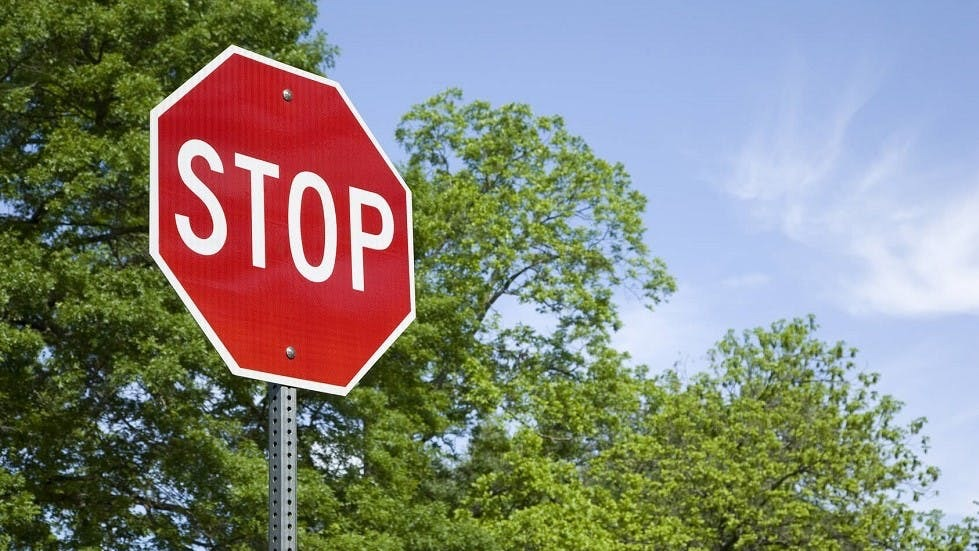
#> input picture dz_60/stop.jpg, 979 x 551 px
$ jupyter execute dz_60.ipynb
#> lines starting #> are read from the running program, lines starting #| are printed output that depends on the picture
[cell 1]
import cv2
import numpy as np
import matplotlib.pyplot as plt

[cell 2]
def imshow(title = 'Image', image=None, size = 15):
    w, h = image.shape[0], image.shape[1]
    aspect_ration = w/h
    plt.figure(figsize=(size*aspect_ration, size))
    plt.imshow(cv2.cvtColor(image, cv2.COLOR_BGR2RGB))
    plt.title(title)
    plt.show

## Оригінальне зображення

[cell 3]
img =  cv2.imread('stop.jpg')
#> img is the input picture: shape (551, 979, 3); mean B, G, R 123.1, 133.3, 133
imshow('dsfs',img)

## Градація сірого

[cell 4]
grey = cv2.cvtColor(img, cv2.COLOR_BGR2GRAY)
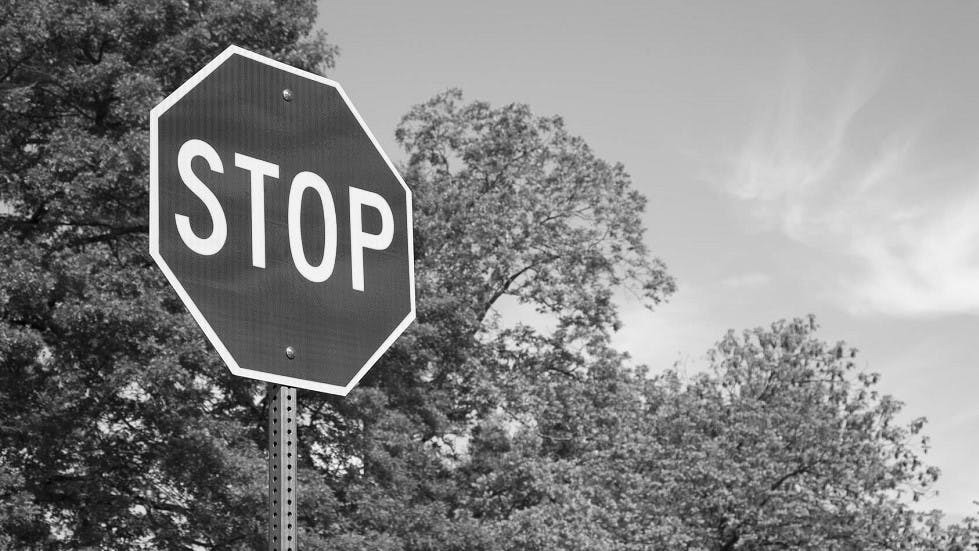
#> grey: shape (551, 979); min 0, max 255, mean 132
imshow('Градація сірого', grey)

## Фільтр Sobel

[cell 5]
kernel_X = np.array([[-1,0,1],[-2,0,2],[-1,0,1]])
kernel_y = np.array([[-1,-2,-1],[0,0,0],[1,2,1]])
adges_x = cv2.filter2D(grey,-1, kernel_X)
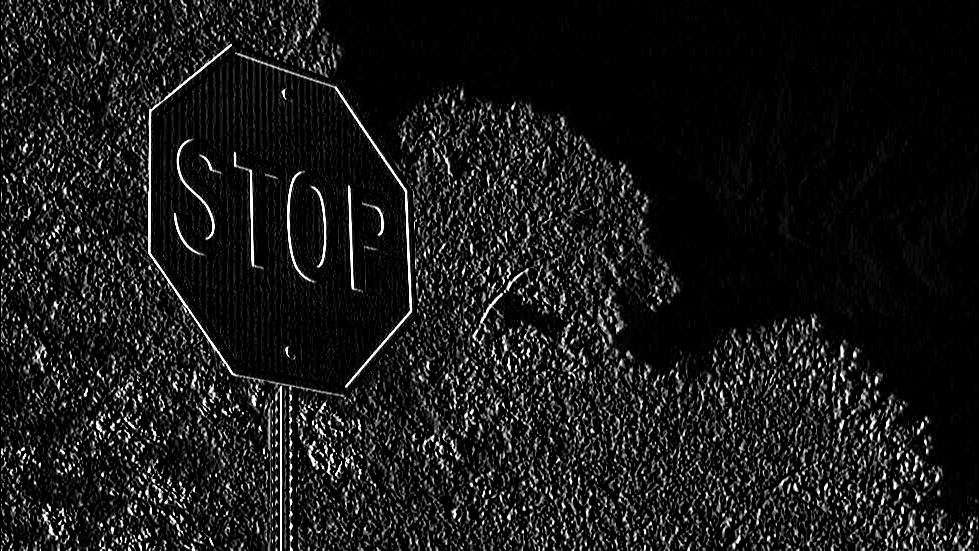
#> adges_x: shape (551, 979); min 0, max 255, mean 24.1
adges_y = cv2.filter2D(grey,-1, kernel_y)
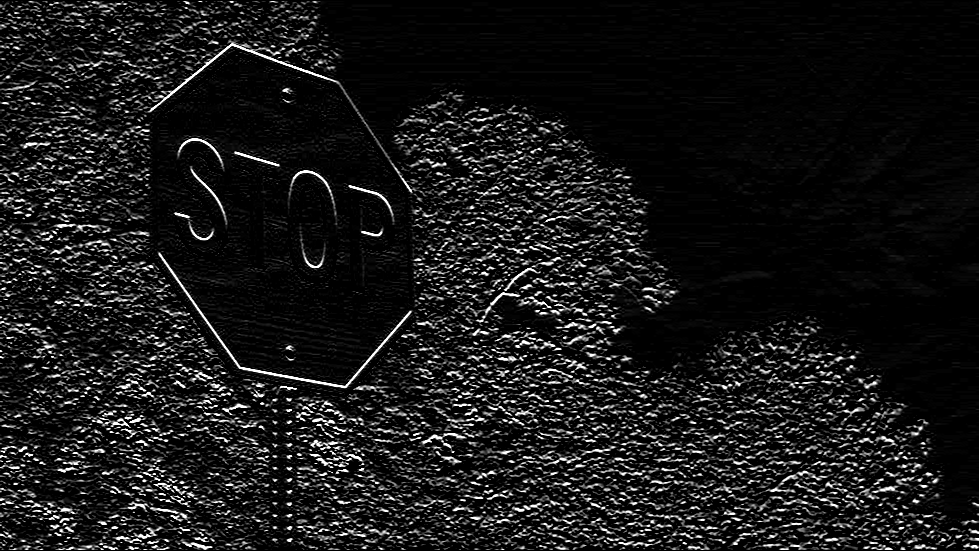
#> adges_y: shape (551, 979); min 0, max 255, mean 24.6
sobel = adges_x + adges_y
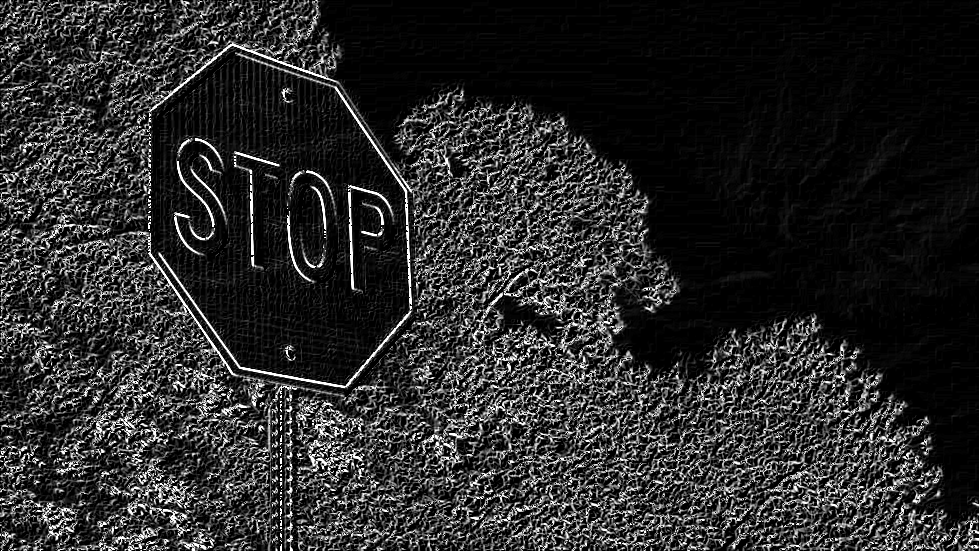
#> sobel: shape (551, 979); min 0, max 255, mean 42.4
imshow('sobel', sobel)

## Фільтр Canny

[cell 6]
canny = cv2.Canny(grey, 90 , 200 )
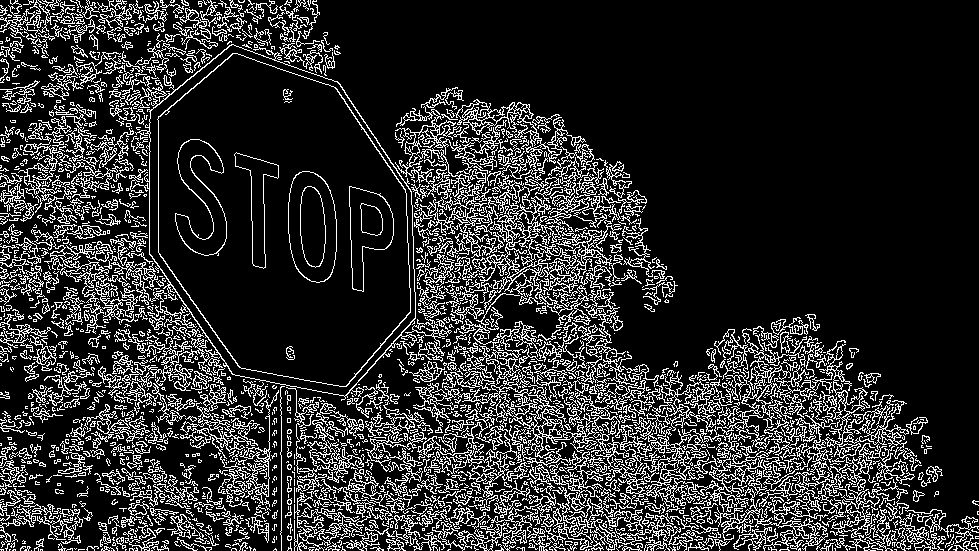
#> canny: shape (551, 979); 17.5% white in thin lines or dots
imshow('Canny',canny)

## Фільтр Roberts

[cell 7]
kernel_X = np.array([[-1,0,],[0,1]])
kernel_y = np.array([[0,-1,],[1,0]])
adges_x = cv2.filter2D(canny,-1, kernel_X)
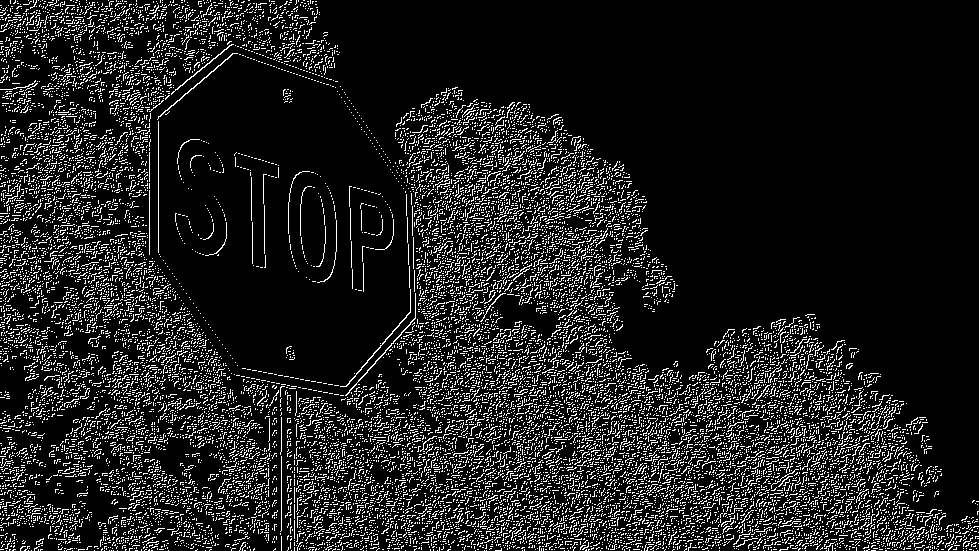
#> adges_x: shape (551, 979); 12.2% white in thin lines or dots
adges_y = cv2.filter2D(canny,-1, kernel_y)
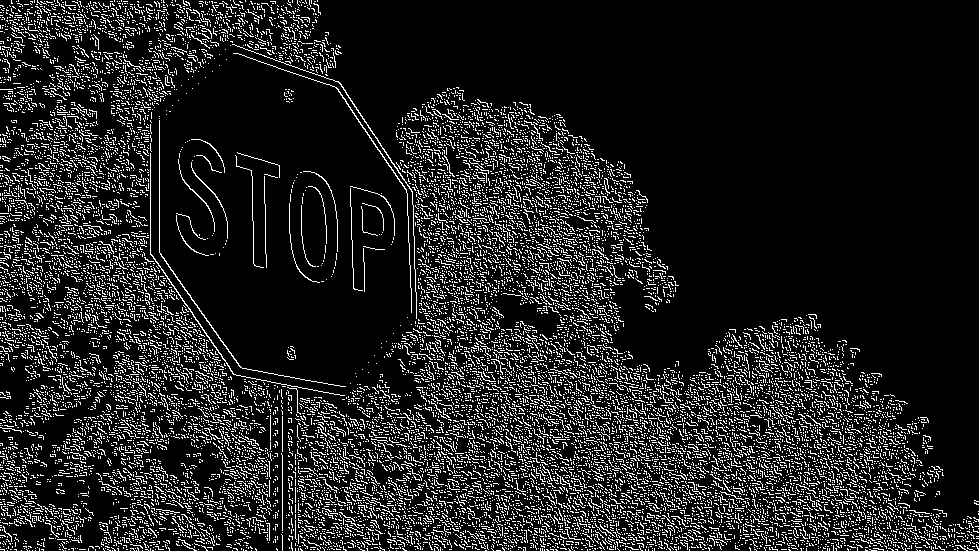
#> adges_y: shape (551, 979); 12.6% white in thin lines or dots
roberts = adges_x + adges_y
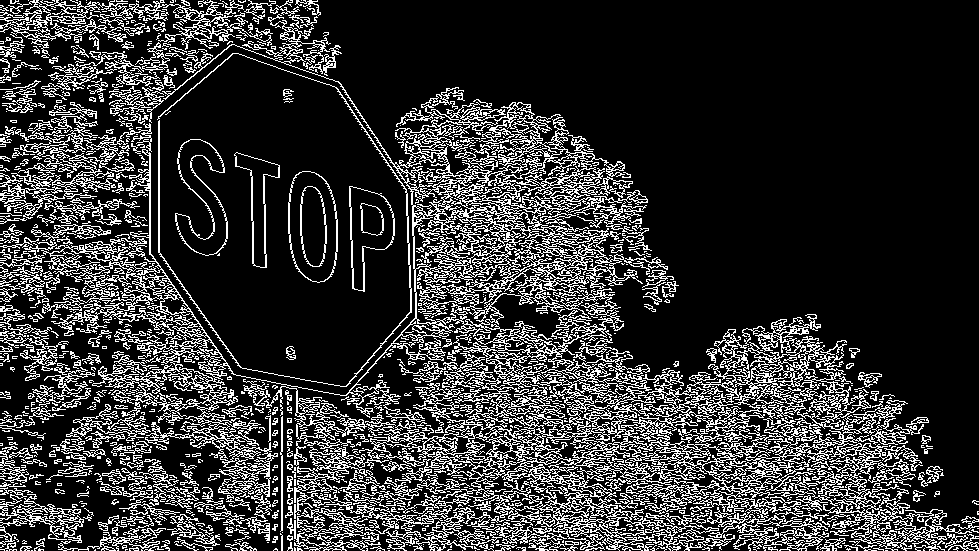
#> roberts: shape (551, 979); min 0, max 255, mean 52.5
imshow('roberts', roberts)
